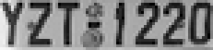
#> input picture opencv/09/car_number.png, 213 x 50 px
$ python opencv-09_02.py
#> lines starting #> are read from the running program, lines starting #| are printed output that depends on the picture; after the words box and inside, x2 and y2 are one past the last pixel; in counts of white or black regions, pixels touching at a corner belong together
import cv2

img = cv2.imread("car_number.png", cv2.IMREAD_GRAYSCALE)
#> img is the input picture: shape (50, 213); min 0, max 246, mean 127.7
cv2.imshow("origin", img)

# 노이즈 제거
ret, img = cv2.threshold(img, 85, 255, cv2.THRESH_BINARY)
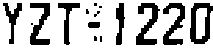
#> img: shape (50, 213); 74.1% white; 15 black regions (7 under 20 px), largest, box (x1, y1, x2, y2) and area: (190, 3, 213, 44) 488, (136, 3, 160, 45) 463, (163, 3, 185, 45) 445
cv2.imshow("threshold", img)


kernel = cv2.getStructuringElement(cv2.MORPH_RECT, (3, 5))
img = cv2.morphologyEx(img, cv2.MORPH_DILATE, kernel)
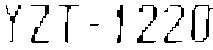
#> img: shape (50, 213); 90.5% white; 14 black regions (4 under 20 px), largest, box (x1, y1, x2, y2) and area: (191, 5, 213, 42) 209, (117, 5, 123, 43) 122, (59, 5, 79, 43) 111
cv2.imshow("DILATE", img)
img = cv2.morphologyEx(img, cv2.MORPH_ERODE, kernel)
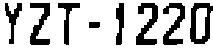
#> img: shape (50, 213); 75.1% white; 8 black regions, largest, box (x1, y1, x2, y2) and area: (190, 3, 213, 44) 488, (136, 3, 158, 45) 459, (163, 3, 185, 45) 432
cv2.imshow("ERODE", img)


cv2.waitKey(0)
